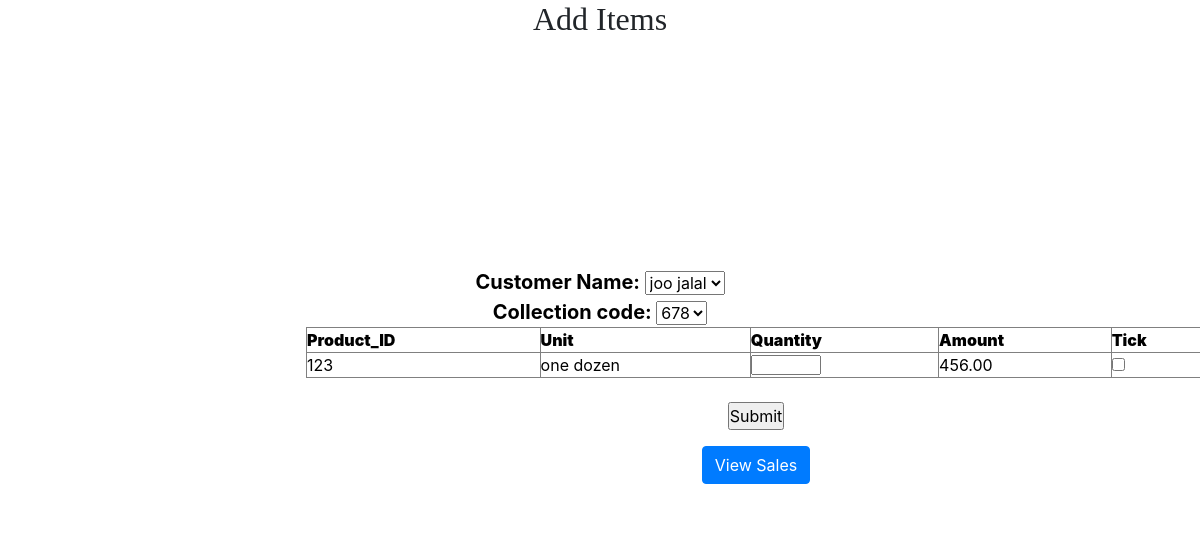
Page /checkbox.php (signed in) on the earlier database version.
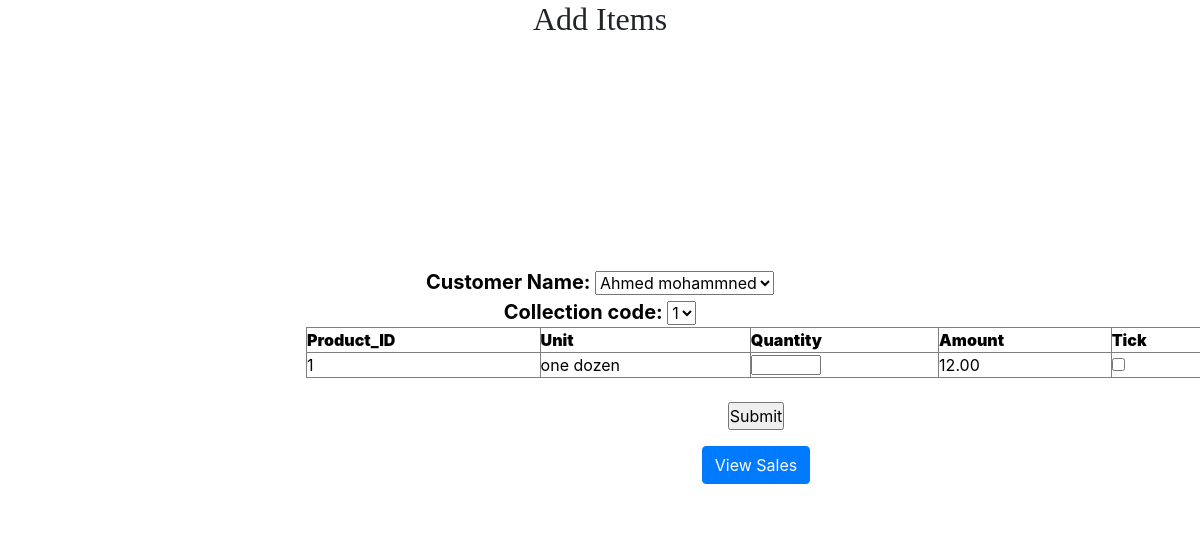
Same page on the later database version.
### tables this page shows
CREATE TABLE `product_table` (
  `Product_ID` int(11) NOT NULL,
  `Particular` varchar(100) NOT NULL,
  `Item_Quantity` int(11) NOT NULL,
  `Unit` varchar(100) NOT NULL,
  `Regular_Price` decimal(10,2) NOT NULL,
  `Discount` decimal(10,2) NOT NULL
);

### checkbox.php (the view, shortened to what this page needs)
<!DOCTYPE html>
<html>
<head>
	<link rel="stylesheet" href="bootstrap/css/bootstrap.min.css">
	<link rel="stylesheet" href="style.css" />
	<link rel="stylesheet" href="https://cdnjs.cloudflare.com/ajax/libs/font-awesome/4.7.0/css/font-awesome.min.css">
	<link rel="stylesheet" type="text/css"	href="style.css">
	<link rel="stylesheet" href="bootstrap/css/bootstrap.min.css">
</head>
	<body background="photos/pexels-photo-304664.jpeg" alt="Responsive background-image" >
<body background="images/pexels-photo-1615011.jpeg" alt="Responsive background-image" >
		<center><h2><font face="Britannic Bold">Add Items</font></h2>
		<div style="width:900px;">
		<form action="checkbox.php" method="post">
		<br/><br/>
		<b><a style="font-size:20px;">Customer Name:</b></a>
		<select name="customers" id="customer">
		<?php
				include_once 'db.php';
				$sql = "SELECT * FROM customer_table;";
				$result = mysqli_query($con, $sql);
				$resultCheck = mysqli_num_rows($result);
				if ($resultCheck > 0) {
					while ($row = mysqli_fetch_assoc($result)) {
				?>
					<option value="<?php echo $row["customer_id"];  ?>"><?php echo $row["Firstname"]; echo " "; echo $row["Lastname"]; ?></option>
				<?php		}
				}
				?>
				</select>
				<div class="form-group">
		<b><a style="font-size:20px;">Collection code:</b></a>
		<select name="code_no" id="code_no">
		<?php
				include_once 'db.php';
				$sql = "SELECT * FROM collection_table;";
				$result = mysqli_query($con, $sql);
				$resultCheck = mysqli_num_rows($result);
				if ($resultCheck > 0) {
					while ($row = mysqli_fetch_assoc($result)) {
				?>
					<option value="<?php echo $row["Code_no"];  ?>"><?php echo $row["Code_no"];  ?></option>
				<?php		}
				}
				?>
			</select>
		<div style="width:900px;">
		<table width="100%" border="1" style="border-collapse:collapse;" ">
		<thead>
		<tr class="bg-yellow">
			<th><strong>Product_ID</strong></th>
			<th><strong>Unit</strong></th>
			<th><strong>Quantity</strong></th>
			<th><strong>Amount</strong></th>
			<th><strong>Tick</strong></th>
		</tr>
		</thead>
			<tbody>
		</div>
				</center>
			<?php
			$sel_query="Select * from product_table";
			$result = mysqli_query($con,$sel_query);
			while ($row = $result->fetch_object())
            {
                echo "<tr>";
                echo "<td>" . $row->Product_ID . "</td>";
                echo "<td>" . $row->Unit . "</td>";
                echo '<td> <input type="text" id="Quantity" style="width:70px; height:20px"/> </td>';
				echo '<td>'.$row->Regular_Price.'</td>';
                echo "<td><input type='checkbox' name='representatives' id='checkbox' data-price='".$row->Regular_Price."' data-id='".$row->Product_ID ."'   data-unit='".$row->Unit."'' /></td>";
                echo "</tr>";
            }
			?>
		<br/>
		<p><input name="submit" type="submit" id="submit" value="Submit" /></p>
		<a href="sales.php"class="btn btn-primary">View Sales</a>
</body>
</html>

Differences in the rows shown:
removed product_table: Product_ID "123", Unit "one dozen", Regular_Price "456.00"
added product_table: Product_ID "1", Unit "one dozen", Regular_Price "12.00"
Other differences:
form field customers: "joo jalal" → "Ahmed mohammned"
form field code_no: "678" → "1"
